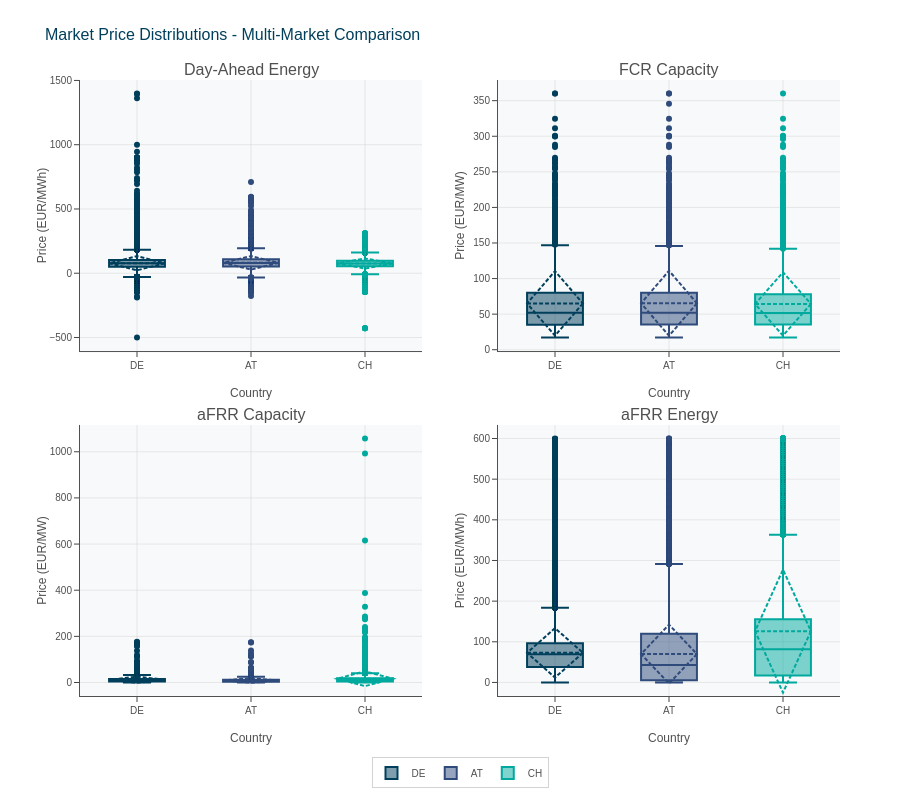

This figure's notebook cell:
### Code cell
# NEW: Multi-Market Distribution Comparison (2x2 Grid)
# Shows all 4 markets: Day-Ahead, FCR, aFRR Capacity, aFRR Energy
fig1 = plot_all_markets_distribution(tables, countries=['DE', 'AT', 'CH'])
fig1.show()

# TODO: aFRR-C and aFRR-E should have both directions.

### Figure 1 — Plotly figure (JSON) as saved in the notebook; plotly's stock layout.template omitted (floating-point values rounded to 4 significant figures; data arrays with more than 128 entries replaced by an {"elided": "..."} marker saying what was removed)
{"data": [{"boxmean": "sd", "legendgroup": "DE", "marker": {"color": "#003f5c"}, "name": "DE", "showlegend": true, "type": "box", "xaxis": "x", "y": {"elided": "35136 float values"}, "yaxis": "y"}, {"boxmean": "sd", "legendgroup": "AT", "marker": {"color": "#2f4b7c"}, "name": "AT", "showlegend": true, "type": "box", "xaxis": "x", "y": {"elided": "35136 float values"}, "yaxis": "y"}, {"boxmean": "sd", "legendgroup": "CH", "marker": {"color": "#00a99d"}, "name": "CH", "showlegend": true, "type": "box", "xaxis": "x", "y": {"elided": "35136 float values"}, "yaxis": "y"}, {"boxmean": "sd", "legendgroup": "DE", "marker": {"color": "#003f5c"}, "name": "DE", "showlegend": false, "type": "box", "xaxis": "x2", "y": {"elided": "2197 float values"}, "yaxis": "y2"}, {"boxmean": "sd", "legendgroup": "AT", "marker": {"color": "#2f4b7c"}, "name": "AT", "showlegend": false, "type": "box", "xaxis": "x2", "y": {"elided": "2197 float values"}, "yaxis": "y2"}, {"boxmean": "sd", "legendgroup": "CH", "marker": {"color": "#00a99d"}, "name": "CH", "showlegend": false, "type": "box", "xaxis": "x2", "y": {"elided": "2191 float values"}, "yaxis": "y2"}, {"boxmean": "sd", "legendgroup": "DE", "marker": {"color": "#003f5c"}, "name": "DE", "showlegend": false, "type": "box", "xaxis": "x3", "y": {"elided": "4394 float values"}, "yaxis": "y3"}, {"boxmean": "sd", "legendgroup": "AT", "marker": {"color": "#2f4b7c"}, "name": "AT", "showlegend": false, "type": "box", "xaxis": "x3", "y": {"elided": "4394 float values"}, "yaxis": "y3"}, {"boxmean": "sd", "legendgroup": "CH", "marker": {"color": "#00a99d"}, "name": "CH", "showlegend": false, "type": "box", "xaxis": "x3", "y": {"elided": "4394 float values"}, "yaxis": "y3"}, {"boxmean": "sd", "legendgroup": "DE", "marker": {"color": "#003f5c"}, "name": "DE", "showlegend": false, "type": "box", "xaxis": "x4", "y": {"elided": "70272 float values"}, "yaxis": "y4"}, {"boxmean": "sd", "legendgroup": "AT", "marker": {"color": "#2f4b7c"}, "name": "AT", "showlegend": false, "type": "box", "xaxis": "x4", "y": {"elided": "70272 float values"}, "yaxis": "y4"}, {"boxmean": "sd", "legendgroup": "CH", "marker": {"color": "#00a99d"}, "name": "CH", "showlegend": false, "type": "box", "xaxis": "x4", "y": {"elided": "70272 float values"}, "yaxis": "y4"}], "layout": {"annotations": [{"font": {"size": 16}, "showarrow": false, "text": "Day-Ahead Energy", "x": 0.225, "xanchor": "center", "xref": "paper", "y": 1, "yanchor": "bottom", "yref": "paper"}, {"font": {"size": 16}, "showarrow": false, "text": "FCR Capacity", "x": 0.775, "xanchor": "center", "xref": "paper", "y": 1, "yanchor": "bottom", "yref": "paper"}, {"font": {"size": 16}, "showarrow": false, "text": "aFRR Capacity", "x": 0.225, "xanchor": "center", "xref": "paper", "y": 0.44, "yanchor": "bottom", "yref": "paper"}, {"font": {"size": 16}, "showarrow": false, "text": "aFRR Energy", "x": 0.775, "xanchor": "center", "xref": "paper", "y": 0.44, "yanchor": "bottom", "yref": "paper"}], "height": 800, "legend": {"orientation": "h", "x": 0.5, "xanchor": "center", "y": -0.15, "yanchor": "bottom"}, "showlegend": true, "title": {"text": "Market Price Distributions - Multi-Market Comparison"}, "xaxis": {"anchor": "y", "domain": [0, 0.45], "title": {"text": "Country"}}, "xaxis2": {"anchor": "y2", "domain": [0.55, 1], "title": {"text": "Country"}}, "xaxis3": {"anchor": "y3", "domain": [0, 0.45], "title": {"text": "Country"}}, "xaxis4": {"anchor": "y4", "domain": [0.55, 1], "title": {"text": "Country"}}, "yaxis": {"anchor": "x", "domain": [0.56, 1], "title": {"text": "Price (EUR/MWh)"}}, "yaxis2": {"anchor": "x2", "domain": [0.56, 1], "title": {"text": "Price (EUR/MW)"}}, "yaxis3": {"anchor": "x3", "domain": [0, 0.44], "title": {"text": "Price (EUR/MW)"}}, "yaxis4": {"anchor": "x4", "domain": [0, 0.44], "title": {"text": "Price (EUR/MWh)"}}}}
